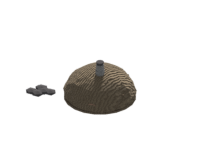
#> input picture scripts/building_renders/charcoal_kiln.png, 200 x 148 px
$ python judge-orient.py building_renders/charcoal_kiln.png
#> lines starting #> are read from the running program, lines starting #| are printed output that depends on the picture; after the words box and inside, x2 and y2 are one past the last pixel; in counts of white or black regions, pixels touching at a corner belong together
#!/usr/bin/env python3
# -*- coding: utf-8 -*-
"""격자 판정기 확장 — 기울기 방향 히스토그램 + 전대역 스펙트럼.  [타 세션 지시 2026-08-19 3항]

왜 필요한가
  종전 판정기(judge-grid.py)는 **역격자 후보점 몇 군데만** 들여다봤다: 셀 격자(±27°)와
  세분 격자. 그래서 "색·음영 경로가 만든 **축 정렬**(0°/90°) 명암 블록"은 후보에 없어
  통과했다. 판정기가 보는 격자만 닫히고 안 보는 격자가 남은 것이다 — 이번이 세 번째다.
  ⇒ ⓐ 방향을 **전부** 훑고(히스토그램), ⓑ 주기를 **전 대역**(6~120px) 훑는다.

ⓐ 기울기 방향 히스토그램
  각 화소의 휘도 기울기 (gx,gy) 를 구해, **크기로 가중**한 방향 히스토그램을 만든다.
  방향은 180° 주기(선의 방향이라 부호 무의미). 등각 셀 변은 화면에서 ±26.57°
  (=atan(16/32)) 이므로, 0°/90° 봉우리는 **셀 격자가 아니다** — 축 정렬 자료의 흔적이다.
  봉우리 높이 = 그 방향 ±4° 평균 ÷ 전체 중앙값. 1.0 이면 방향 편향 없음.

ⓑ 전대역 스펙트럼 봉우리
  고역통과한 휘도의 파워 스펙트럼에서 주기 6~120px 대역의 **모든 방향·모든 주기**를 훑어
  같은 반지름 고리(같은 크기 블록 최댓값) 대비 최대 배수를 낸다. 어느 주기든 격자가 있으면 잡힌다.

자명 통과 금지 — 반례 4종
  ⓐ 0°/90° 인공 격자 주입 → 0°/90° 봉우리와 전대역 봉우리가 둘 다 떠야 한다
  ⓑ ±27° 등각 격자 주입    → ±27° 봉우리만 떠야 한다(방향을 **구분**하는지 증명)
  ⓒ 백색잡음               → 전부 ≈1 (허위 양성 없음)
  ⓓ 매끄러운 경사(격자 없음) → 전부 ≈1
"""
import sys, os, json
import numpy as np
from PIL import Image

ISO_DEG = np.degrees(np.arctan2(16.0, 32.0))     # 26.565° — 등각 셀 변
PAD = 1024


def lum(im):
    a = np.asarray(im.convert('RGB'), dtype=np.float64)
    return 0.2126 * a[:, :, 0] + 0.7152 * a[:, :, 1] + 0.0722 * a[:, :, 2]


# ★★[계측기 수리 2026-08-19] 처음 판은 `np.convolve(...,'same')` 로 저역을 뽑았다.
#   그건 테두리를 **0 으로 채운다**. 그래서 그림 가장자리에 인공 계단이 서고, 그 계단은
#   당연히 **축 정렬(0°/90°)** 이라 방향 히스토그램을 지배했다. 실제로 반례가 잡아냈다:
#     매끄러운 경사(격자 0)가 0° 봉우리 101배, 등각 격자가 0°/90° 31배 — 전부 테두리였다.
#   ⇒ 흐림은 **가장자리 복제**로 패딩하고, 통계는 여유(3σ)를 잘라낸 안쪽에서만 낸다.
def _blur(y, sig):
    n = int(sig * 4) | 1
    x = np.arange(n) - n // 2
    k = np.exp(-0.5 * (x / sig) ** 2); k /= k.sum()
    p = n // 2
    z = np.pad(y, ((0, 0), (p, p)), mode='edge')
    z = np.apply_along_axis(lambda r: np.convolve(r, k, 'valid'), 1, z)
    z = np.pad(z, ((p, p), (0, 0)), mode='edge')
    return np.apply_along_axis(lambda c: np.convolve(c, k, 'valid'), 0, z)


def highpass(y, sig=6.0):
    hp = y - _blur(y, sig)
    m = int(sig * 3)
    return hp[m:-m or None, m:-m or None]


def bandpass(y, lo=3.0, hi=14.0):
    """★방향 히스토그램을 **고역통과**로 돌렸더니 세 판이 다 1.8~2.4배로 붙었다.
       원인: 기울기 크기의 대부분이 7~9px 짜리 **바위 결**이라, 50~60px 짜리 명암 블록이
       묻힌 것이다. 눈은 블록을 보는데 계측기는 결을 보고 있었다.
       ⇒ 블록이 사는 대역(대략 18~90px)만 남기는 띠통과로 본다. 결도 큰 음영도 뺀다."""
    z = _blur(y, lo) - _blur(y, hi)
    m = int(hi * 3)
    return z[m:-m or None, m:-m or None]


AMP_MIN = 0.30          # 계조. 이보다 약하면 '무늬 없음' — 작은 수끼리 나누지 않는다


# ── ⓐ 기울기 방향 히스토그램 ──────────────────────────────────────────────
def orient_hist(y, nbin=180, blur=1.2):
    """크기 가중 방향 히스토그램(180° 주기). 미세 잡음은 살짝 눌러서 **구조**만 본다."""
    z = _blur(y, blur)
    gy, gx = np.gradient(z)
    gx = gx[2:-2, 2:-2]; gy = gy[2:-2, 2:-2]      # gradient 의 한쪽차분 테두리도 버린다
    mag = np.hypot(gx, gy)
    m = mag > np.percentile(mag, 60)          # 평탄한 데서 나오는 무작위 방향은 뺀다
    # ★내용이 없으면 방향을 묻지 않는다. 매끄러운 경사(무늬 0)가 95배를 냈던 게
    #   '재는 값'이 아니라 '나누는 값'이 0 이라서였다.
    if m.sum() < 500 or float(np.std(z)) < AMP_MIN:
        return np.ones(nbin), np.linspace(0, 180, nbin, endpoint=False)
    # 기울기 방향 = 밝기 변화 방향. **모서리 선의 방향**은 그것과 직교하므로 90° 돌린다.
    ang = (np.degrees(np.arctan2(gy[m], gx[m])) + 90.0) % 180.0
    h, edges = np.histogram(ang, bins=nbin, range=(0, 180), weights=mag[m])
    h = h / max(h.sum(), 1e-9) * nbin          # 평균 1 로 정규화
    return h, (edges[:-1] + edges[1:]) / 2


def peak_at(h, ctr, deg, half=4.0):
    """그 방향 ±half° 평균. h 는 이미 **평균 1** 로 정규화돼 있으니 그대로가 배수다.
       ★중앙값으로 나눴더니 반례ⓑ(순수 ±27° 격자)에서 중앙값이 0 이 되어 7e8 이 나왔다 —
         재는 값이 아니라 나누는 값이 터진 것이다. 평균 1 정규화면 나눌 필요가 없다."""
    d = np.abs(((ctr - deg + 90.0) % 180.0) - 90.0)
    sel = d <= half
    if not sel.any(): return float('nan')
    return float(h[sel].mean())


# ── ⓑ 전대역 스펙트럼 봉우리 ──────────────────────────────────────────────
def power(y):
    hh, ww = y.shape
    w2 = np.hanning(hh)[:, None] * np.hanning(ww)[None, :]
    y = (y - y.mean()) * w2
    b = np.zeros((PAD, PAD)); b[:hh, :ww] = y
    # 창 합을 같이 돌려준다 — 봉우리를 **명도 단위 진폭**으로 되돌리는 데 쓴다.
    return np.fft.fftshift(np.abs(np.fft.fft2(b)) ** 2), float(w2.sum())


def band_peak(P, wsum, pmin=6.0, pmax=120.0, win=3, amp_min=0.15):
    """★배수만 보면 **내용이 없는 대역**에서 작은 수끼리 나눠 배수가 폭발한다.
       실제로 매끄러운 경사(격자 0)가 9e5 를 냈다 — 창(Hann)의 축 방향 누설이 바탕보다
       컸을 뿐이고, 그림에는 아무 무늬도 없었다.
       ⇒ 봉우리를 **명도 단위 진폭**(a ≈ 2√P / Σw)으로 되돌려, 눈에 안 보이는 크기
         (기본 0.15 계조)면 '무늬 없음'으로 본다. 배수와 진폭을 **둘 다** 낸다."""
    """주기 [pmin,pmax] 대역에서 (블록 최댓값 ÷ 같은 반지름 고리의 블록 최댓값 중앙값) 의 최대.
       ★봉우리를 블록 최댓값으로 읽으면 바탕도 같은 블록 최댓값이어야 한다 —
         안 그러면 백색잡음조차 4.7배가 나온다(judge-grid 에서 이미 겪은 덫)."""
    c = PAD // 2
    g = np.arange(PAD) - c
    gx, gy = np.meshgrid(g, g, indexing='xy')
    R = np.hypot(gx, gy)
    rlo, rhi = PAD / pmax, PAD / pmin
    # 블록 최댓값 지도 (2*win+1 정사각)
    from numpy.lib.stride_tricks import sliding_window_view
    Wv = sliding_window_view(P, (2 * win + 1, 2 * win + 1)).max(axis=(-1, -2))
    off = win
    Rm = R[off:off + Wv.shape[0], off:off + Wv.shape[1]]
    # ★내용이 **없는** 대역에서 작은 수끼리 나누면 배수가 폭발한다(반례ⓓ 매끄러운 경사가
    #   9e5 를 냈다 — 고역통과 뒤 그 대역엔 부동소수 찌꺼기뿐이었다). 바닥을 깐다.
    best = (1.0, 0.0, 0.0, 0.0)
    for r0 in np.arange(rlo, rhi, 2.0):
        ring = (Rm >= r0) & (Rm < r0 + 2.0)
        if ring.sum() < 24: continue
        v = Wv[ring]
        med = np.median(v)
        if med <= 0: continue
        i = int(np.argmax(v))
        amp = 2.0 * np.sqrt(max(v[i], 0.0)) / max(wsum, 1e-9)
        if amp < amp_min: continue          # 눈에 안 보이는 크기 — 배수를 낼 자격이 없다
        ratio = v[i] / med
        if ratio > best[0]:
            ys, xs = np.where(ring)
            rr = float(np.hypot(gx[off + ys[i], off + xs[i]], gy[off + ys[i], off + xs[i]]))
            ang = float((np.degrees(np.arctan2(gy[off + ys[i], off + xs[i]],
                                               gx[off + ys[i], off + xs[i]])) + 90.0) % 180.0)
            best = (float(ratio), PAD / max(rr, 1e-9), ang, float(amp))
    return best   # (배수, 주기px, 선 방향deg, 명도 진폭)


def measure(img, box):
    g0 = lum(img.crop(box))
    y = highpass(g0)
    h, ctr = orient_hist(bandpass(g0), blur=0.8)     # 블록은 띠통과로, 결은 빼고
    P, wsum = power(y)
    ratio, per, ang, amp = band_peak(P, wsum)
    # ★고정 각(0/90/±27)만 보면 안 된다. **경사면 위의 셀 격자는 ±27° 가 아니다** —
    #   기울기 g(m/셀)인 면에서 셀 축은 화면에서 atan2(16−32g, ±32) 로 눕는다.
    #   g=3 이면 ≈±68° 라 "축 정렬처럼" 보인다. 그래서 **자유 최강 방향**도 같이 낸다.
    top = int(np.argmax(h))
    return {'최강방향': float(ctr[top]), '최강배수': float(h[top]),
            '0°': peak_at(h, ctr, 0.0), '90°': peak_at(h, ctr, 90.0),
            '+27°': peak_at(h, ctr, ISO_DEG), '−27°': peak_at(h, ctr, -ISO_DEG),
            '전대역배수': ratio, '주기px': per, '방향deg': ang, '진폭계조': amp}


# ── 반례 생성기 ───────────────────────────────────────────────────────────
def syn_axis(w, h, per=54, amp=4.0):
    """0°/90° **판 블록** — 이번 결함(조각별 상수 AO)과 같은 종류다."""
    yy, xx = np.mgrid[0:h, 0:w]
    a = 128 + amp * (np.floor(xx / per) % 2) + amp * (np.floor(yy / per) % 2)
    return Image.fromarray(np.clip(np.dstack([a] * 3), 0, 255).astype(np.uint8))


def syn_iso(w, h, amp=4.0):
    """등각 셀 **판 블록**(±27°) — 방향을 구분하는지 보는 대조군."""
    yy, xx = np.mgrid[0:h, 0:w]
    a = np.full((h, w), 128.0)
    for u in ((xx / 64.0 + yy / 32.0), (-xx / 64.0 + yy / 32.0)):
        a += amp * (np.floor(u) % 2)
    return Image.fromarray(np.clip(np.dstack([a] * 3), 0, 255).astype(np.uint8))


def syn_noise(w, h, seed=7):
    rng = np.random.default_rng(seed)
    return Image.fromarray(rng.integers(100, 150, (h, w, 3), dtype=np.uint8))


def syn_ramp(w, h):
    """무늬가 **정말로 없는** 대조군 — 순수 평면.
       ★처음엔 여기에 sin(y/40) 을 넣어 뒀다. 주기 251px 짜리 가로 줄무늬라
         띠통과 대역에 5계조나 남았고, 판정기는 그걸 0° 무늬로 **옳게** 잡았다.
         계측기가 아니라 **반례가 틀렸던 것**이다."""
    yy, xx = np.mgrid[0:h, 0:w]
    a = 90 + 60 * (xx / w) + 25 * (yy / h)
    return Image.fromarray(np.clip(np.dstack([a] * 3), 0, 255).astype(np.uint8))


if __name__ == '__main__':
    args = sys.argv[1:]
    box = tuple(int(v) for v in os.environ.get('BOX', '560,380,760,530').split(','))
    w, h = box[2] - box[0], box[3] - box[1]
    z = (0, 0, w, h)
    rows = [(os.path.basename(a).rsplit('.', 1)[0], measure(Image.open(a), box)) for a in args]
#> in lum, `a = np.asarray(im.convert('RGB'), dtype=np.float64)`: a: shape (150, 200, 3) float64; every value is 0
#> in lum, `return 0.2126 * a[:, :, 0] + 0.7152 * a[:, :, 1] + 0.0722 * a[:, :, 2]`: returned value: shape (150, 200) float64; every value is 0
#> in _blur, `z = np.pad(y, ((0, 0), (p, p)), mode='edge')`: z: shape (150, 224) float64; every value is 0
#> in _blur, `z = np.pad(z, ((p, p), (0, 0)), mode='edge')`: z: shape (174, 200) float64; every value is 0
#> in highpass, `return hp[m:-m or None, m:-m or None]`: returned value: shape (114, 164) float64; every value is 0
#> in _blur (call 2), `z = np.pad(y, ((0, 0), (p, p)), mode='edge')`: z: shape (150, 212) float64; every value is 0
#> in _blur (call 2), `z = np.pad(z, ((p, p), (0, 0)), mode='edge')`: z: shape (162, 200) float64; every value is 0
#> in _blur (call 3), `z = np.pad(y, ((0, 0), (p, p)), mode='edge')`: z: shape (150, 256) float64; every value is 0
#> in _blur (call 3), `z = np.pad(z, ((p, p), (0, 0)), mode='edge')`: z: shape (206, 200) float64; every value is 0
#> in bandpass, `return z[m:-m or None, m:-m or None]`: returned value: shape (66, 116) float64; every value is 0
#> in _blur (call 4), `z = np.pad(y, ((0, 0), (p, p)), mode='edge')`: z: shape (66, 118) float64; every value is 0
#> in _blur (call 4), `z = np.pad(z, ((p, p), (0, 0)), mode='edge')`: z: shape (68, 116) float64; every value is 0
#> in orient_hist, `gx = gx[2:-2, 2:-2]`: gx: shape (62, 112) float64; every value is 0
#> in orient_hist, `m = mag > np.percentile(mag, 60)`: m: shape (62, 112) bool; every value is 0
#> in measure, `h, ctr = orient_hist(bandpass(g0), blur=0.8)`: h = 180 values from 1 to 1; ctr = 180 values from 0 to 179
#> in power, `b[:hh, :ww] = y`: b: shape (1024, 1024) float64; every value is 0
#> in measure, `P, wsum = power(y)`: wsum = 4604.8
#> in band_peak, `Wv = sliding_window_view(P, (2 * win + 1, 2 * win + 1)).max(axis=(-1, ..`: Wv: shape (1018, 1018) float64; every value is 0
#> after the loop in band_peak, `for r0 in np.arange(rlo, rhi, 2.0):`:
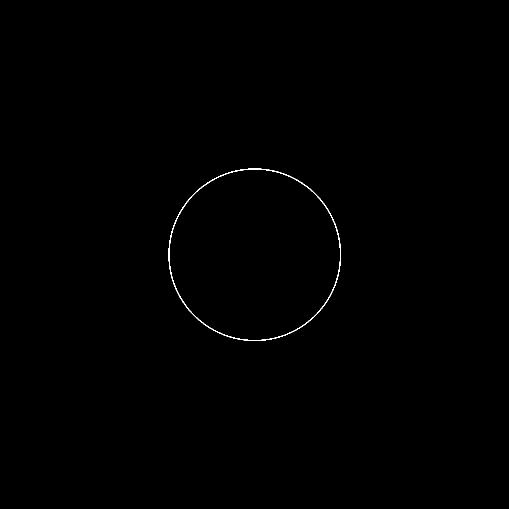
#> ring: shape (1018, 1018) bool (shown at 1/2 size); 0.2% white in thin lines or dots, all inside (x1, y1, x2, y2) = (337, 337, 682, 682)
#> after the loop in band_peak, `for r0 in np.arange(rlo, rhi, 2.0):`: best = (1, 0, 0, 0)
#> in measure, `ratio, per, ang, amp = band_peak(P, wsum)`: ratio = 1; per = 0
#> in peak_at, `d = np.abs(((ctr - deg + 90.0) % 180.0) - 90.0)`: d = 180 values, max 90 at index 90, min 0 at index 0, mean 45
    rows += [('반례ⓐ 0°/90° 인공격자', measure(syn_axis(w, h), z)),
             ('반례ⓑ ±27° 등각격자', measure(syn_iso(w, h), z)),
             ('반례ⓒ 백색잡음', measure(syn_noise(w, h), z)),
             ('반례ⓓ 매끄러운 경사', measure(syn_ramp(w, h), z))]
#> call 2 of bandpass, with lo = 3, hi = 14
#> in _blur (call 6), `z = np.pad(z, ((p, p), (0, 0)), mode='edge')`:
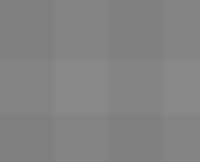
#> z: shape (162, 200) float64; min 128, max 136, mean 131.2
#> in bandpass (call 2), `return z[m:-m or None, m:-m or None]`:
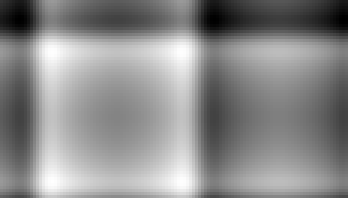
#> returned value: shape (66, 116) float64 (shown 3 times larger); min -2.58, max 2.58, mean 0.235; drawn with min black and max white
#> call 2 of orient_hist, with nbin = 180, blur = 0.8
#> in orient_hist (call 2), `gy, gx = np.gradient(z)`:
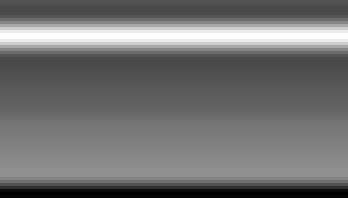
#> gy: shape (66, 116) float64 (shown 3 times larger); min -0.3, max 0.402, mean 0.014; drawn with min black and max white
#> in orient_hist (call 2), `gy, gx = np.gradient(z)`:
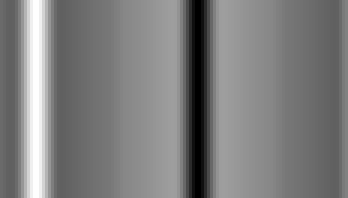
#> gx: shape (66, 116) float64 (shown 3 times larger); min -0.402, max 0.402, mean -0.00438; drawn with min black and max white
#> in orient_hist (call 2), `m = mag > np.percentile(mag, 60)`:
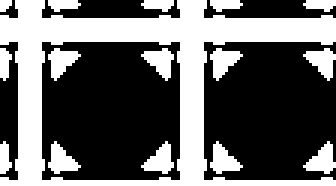
#> m: shape (62, 112) bool (shown 3 times larger); 40% white; 16 white regions (1 under 20 px), largest, box (x1, y1, x2, y2) and area: (0, 0, 112, 62) 2053, (16, 16, 27, 27) 65, (47, 16, 58, 27) 65
#> in orient_hist (call 2), `ang = (np.degrees(np.arctan2(gy[m], gx[m])) + 90.0) % 180.0`: ang = 2778 values, max 179.6 at index 662, min 0.398 at index 619, mean 89.53
#> in orient_hist (call 2), `h, edges = np.histogram(ang, bins=nbin, range=(0, 180), weights=mag[m])`: h = 180 values, max 13.72 at index 13, min 0 at index 26, mean 3.88; edges = 181 values from 0 to 180
#> in orient_hist (call 2), `h = h / max(h.sum(), 1e-9) * nbin`: h = 180 values, max 3.54 at index 13, min 0 at index 26, mean 1
#> in power (call 2), `y = (y - y.mean()) * w2`:
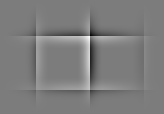
#> y: shape (114, 164) float64; min -2.48, max 2.58, mean 0.015; drawn with min black and max white
#> the loop in band_peak (call 2), `for r0 in np.arange(rlo, rhi, 2.0):` made 82 passes
#> (med, i, amp, ratio, rr, ang, best) on passes 5, 6, 11, 12, 13, 14, 15, 16, 17: (40194.6, 1, 0.173, 3.96, 18.25, 170.5, (3.96, 56.11, 170.5, 0.173)), (63658.8, 1, 0.236, 4.64, 20.22, 171.5, (4.64, 50.63, 171.5, 0.236)), (92836, 2, 0.319, 5.82, 30.15, 174.3, (5.82, 33.96, 174.3, 0.319)), (92807.4, 17, 0.319, 5.83, 31.14, 174.5, (5.83, 32.88, 174.5, 0.319)), (50033.4, 409, 0.306, 9.93, 33.14, 5.19, (9.93, 30.9, 5.19, 0.306)), (21767.7, 20, 0.264, 16.96, 35.13, 175.1, (16.96, 29.15, 175.1, 0.264)), (11075.2, 3, 0.229, 25.17, 38.12, 175.5, (25.17, 26.86, 175.5, 0.229)), (4377.3, 3, 0.31, 116.7, 40.11, 175.7, (116.7, 25.53, 175.7, 0.31)), (1721.3, 502, 0.368, 417.7, 42.11, 4.09, (417.7, 24.32, 4.09, 0.368))
#> (med, i, amp, ratio) on passes 7, 8, 9, 10, 18, 20: (105335.7, 1, 0.286, 4.12), (170771.7, 287, 0.315, 3.08), (148782.4, 2, 0.319, 3.63), (153429.3, 2, 0.319, 3.52), (2402.5, 3, 0.393, 341.4), (581.6, 4, 0.393, 1410.3)
#> the loop in syn_iso, `for u in ((xx / 64.0 + yy / 32.0), (-xx / 64.0 + yy / 32.0)):` made 2 passes
    keys = ['최강방향', '최강배수', '0°', '90°', '+27°', '−27°', '전대역배수', '진폭계조', '주기px', '방향deg']
    print('영역 %s   기울기 방향 봉우리(1.0=편향 없음) · 전대역(6~120px) 스펙트럼 봉우리' % (box,))
    print('%-24s' % '' + ''.join('%9s' % k for k in keys) + '   판정')
#|                              최강방향     최강배수       0°      90°     +27°     −27°    전대역배수     진폭계조     주기px    방향deg   판정
    out = {}
    for name, m in rows:
        axis = max(m['0°'], m['90°'])
        iso = max(m['+27°'], m['−27°'])
        v = []
        if m['최강배수'] >= 1.8: v.append('방향편향 %.0f° (%.1f배)' % (m['최강방향'], m['최강배수']))
        if axis >= 1.5: v.append('축정렬(0/90)')
        if iso >= 1.5: v.append('등각(±27)')
        if m['전대역배수'] >= 8: v.append('주기 %.0fpx·%.0f° (%.2f계조)' % (m['주기px'], m['방향deg'], m['진폭계조']))
        print('%-24s' % name[:24] + ''.join('%9.2f' % m[k] for k in keys) +
              ('   ' + ' · '.join(v) if v else '   격자 없음'))
        out[name] = m
#> this loop made 5 passes
#> name on passes 1 to 5: 'charcoal_kiln', '반례ⓐ 0°/90° 인공격자', '반례ⓑ ±27° 등각격자', '반례ⓒ 백색잡음', '반례ⓓ 매끄러운 경사'
#| charcoal_kiln                0.00     1.00     1.00     1.00     1.00     1.00     1.00     0.00     0.00     0.00   격자 없음
#| 반례ⓐ 0°/90° 인공격자             13.50     3.54     1.21     1.22     0.38     0.363741533.45     0.16     6.21   178.96   방향편향 14° (3.5배) · 주기 6px·179° (0.16계조)
#| 반례ⓑ ±27° 등각격자              146.50     5.02     2.03     0.15     3.75     3.7619066769.79     0.29     6.41    28.01   방향편향 146° (5.0배) · 축정렬(0/90) · 등각(±27) · 주기 6px·28° (0.29계조)
#| 반례ⓒ 백색잡음                    82.50     2.02     1.02     1.38     0.88     0.84     5.56     0.52    16.05     9.02   방향편향 82° (2.0배)
#| 반례ⓓ 매끄러운 경사                  0.00     1.00     1.00     1.00     1.00     1.00     1.00     0.00     0.00     0.00   격자 없음
    json.dump(out, open(os.environ.get('JSON', '/tmp/judge-orient.json'), 'w'), ensure_ascii=False, indent=1)
